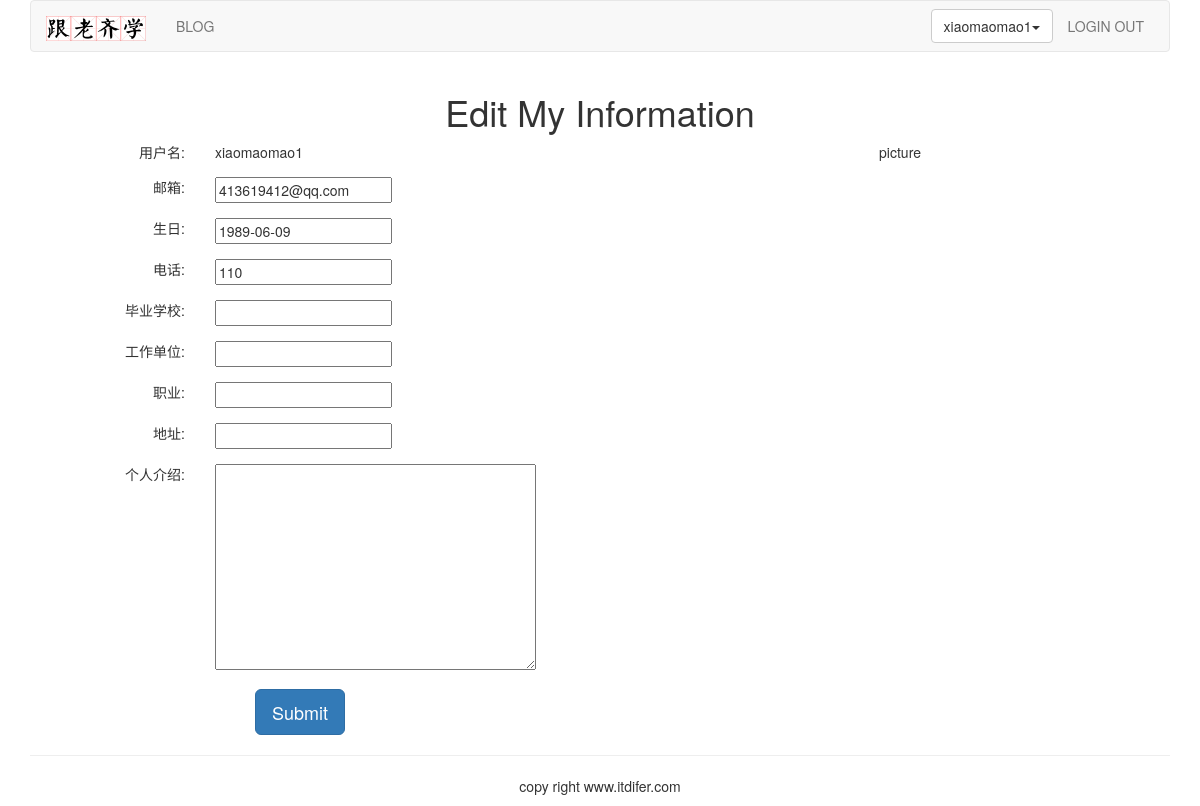
Page /account/edit-my-information/ (signed in) on the earlier database version.
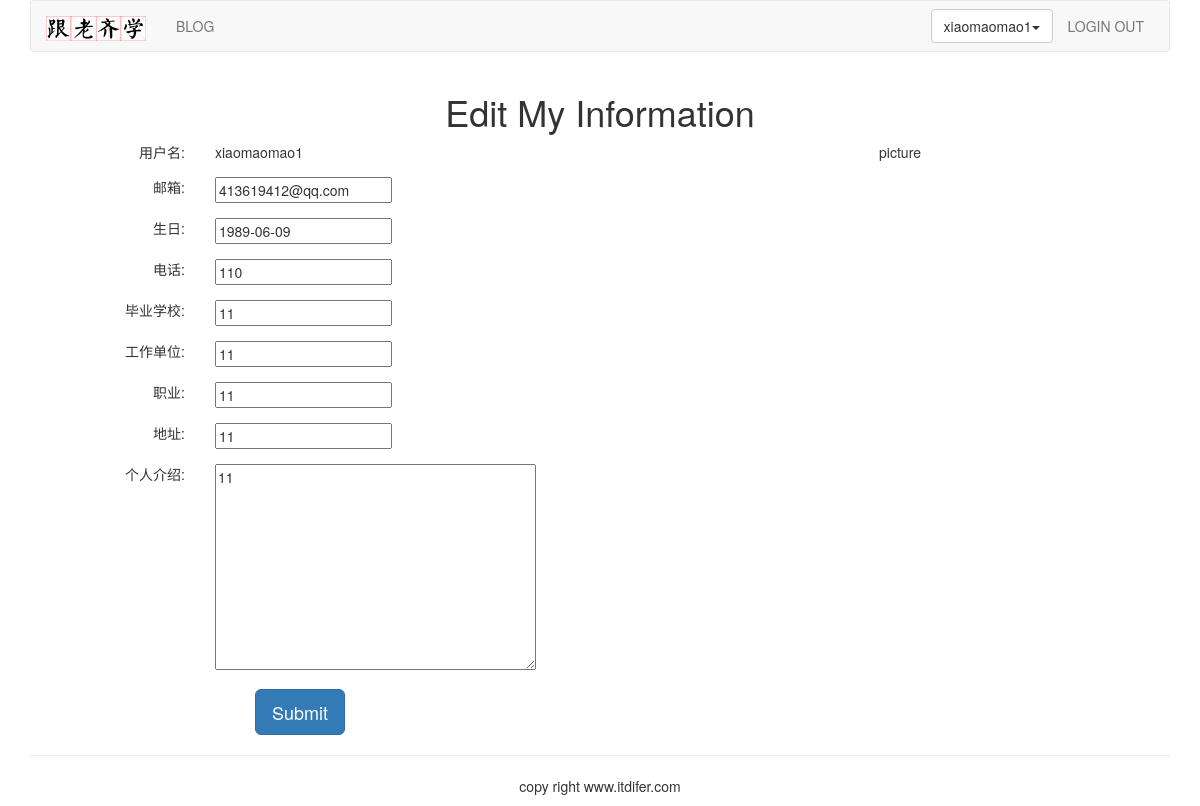
Same page on the later database version.
### account/models.py (models this page shows, shortened)
class UserProfile(models.Model):
    user=models.OneToOneField(User, unique=True,on_delete=models.CASCADE) #django2.0以后要加on_delete=models.CASCADE
    birth=models.DateField(blank=True,null=True)
    phone=models.CharField(max_length=20,null=True)

class UserInfo(models.Model):
    user=models.OneToOneField(User, unique=True,on_delete=models.CASCADE)
    school=models.CharField(max_length=100,blank=True)
    company=models.CharField(max_length=100,blank=True)
    profession=models.CharField(max_length=100,blank=True)
    address=models.CharField(max_length=100,blank=True)
    aboutme=models.TextField(blank=True)
    photo=models.ImageField(blank=True)

### account/views.py (the view)
# urls.py: path('edit-my-information/',views.myself_edit,name="edit_my_information"),
@login_required(login_url='/account/login/')
def myself_edit(request):
    user=User.objects.get(username=request.user.username)
    userprofile = UserProfile.objects.get(user=request.user) if hasattr(request.user, 'userprofile') else UserProfile.objects.create(user=request.user)
    userinfo = UserInfo.objects.get(user=request.user) if hasattr(request.user, 'userinfo') else UserInfo.objects.create(user=request.user)
    if request.method == "POST":
        user_form = UserForm(request.POST)
        userprofile_form = UserProfileForm(request.POST)
        userinfo_form = UserInfoForm(request.POST)
        if user_form.is_valid() and userprofile_form.is_valid() and userinfo_form.is_valid():
            user_cd = user_form.cleaned_data
            userprofile_cd = userprofile_form.cleaned_data
            userinfo_cd = userinfo_form.cleaned_data
            user.email = user_cd['email']
            userprofile.birth = userprofile_cd['birth']
            userprofile.phone = userprofile_cd['phone']
            userinfo.school = userinfo_cd['school']
            userinfo.company = userinfo_cd['company']
            userinfo.profession = userinfo_cd['profession']
            userinfo.address = userinfo_cd['address']
            userinfo.aboutme = userinfo_cd['aboutme']
            user.save()
            userprofile.save()
            userinfo.save()
        return HttpResponseRedirect('/account/my-information/')
    else:
        user_form = UserForm(instance=request.user)
        userprofile_form = UserProfileForm(initial={"birth":userprofile.birth, "phone":userprofile.phone})
        userinfo_form = UserInfoForm(initial={"school":userinfo.school, "company":userinfo.company, "profession":userinfo.profession, "address":userinfo.address, "aboutme":userinfo.aboutme})
        return render(request, "account/myself_edit.html", {"user_form":user_form, "userprofile_form":userprofile_form, "userinfo_form":userinfo_form})

### account/forms.py
class UserForm(forms.ModelForm):
    class Meta:
        model=User
        fields=("email",)

class UserProfileForm(forms.ModelForm):
    class Meta:
        model=UserProfile
        fields=("birth","phone")

### templates/account/myself_edit.html (shortened to what this page needs)
{% extends "base.html" %}
{% block content %}
<div class="row text-center vertical-middle-sm">
    <h1>Edit My Information</h1>
    <div class="row">
        <div class="col-md-6" >
            <form class="form-horizontal" action="." method="post">{% csrf_token %}
                <div class="form-group">
                    <div class="col-md-4 text-right"><span>用户名:</span></div>
                    <div class="col-md-8 text-left">{{user.username}}</div>
                </div>
                <div class="form-group">
                    <div class="col-md-4 text-right"><span>邮箱:</span></div>
                    <div class="col-md-8 text-left">{{user_form.email}}</div>
                </div>
                <div class="form-group">
                    <div class="col-md-4 text-right"><span>生日:</span></div>
                    <div class="col-md-8 text-left">{{userprofile_form.birth}}</div>
                </div>
                <div class="form-group">
                    <div class="col-md-4 text-right"><span>电话:</span></div>
                    <div class="col-md-8 text-left">{{userprofile_form.phone}}</div>
                </div>
                <div class="form-group">
                    <div class="col-md-4 text-right"><span>毕业学校:</span></div>
                    <div class="col-md-8 text-left">{{userinfo_form.school}}</div>
                </div>
                <div class="form-group">
                    <div class="col-md-4 text-right"><span>工作单位:</span></div>
                    <div class="col-md-8 text-left">{{userinfo_form.company}}</div>
                </div>
                <div class="form-group">
                    <div class="col-md-4 text-right"><span>职业:</span></div>
                    <div class="col-md-8 text-left">{{userinfo_form.profession}}</div>
                </div>
                <div class="form-group">
                    <div class="col-md-4 text-right"><span>地址:</span></div>
                    <div class="col-md-8 text-left">{{userinfo_form.address}}</div>
                </div>
                <div class="form-group">
                    <div class="col-md-4 text-right"><span>个人介绍:</span></div>
                    <div class="col-md-8 text-left">{{userinfo_form.aboutme}}</div>
                </div>
                <div class="row">
                    <input type="submit" class="btn btn-primary btn-lg" value="Submit">
                </div>
            </form>
        </div>
        <div class="col-md-6">
            <p>picture</p>
        </div>
    </div>
</div>
{% endblock %}

### templates/base.html (shortened to what this page needs)
{% load staticfiles %}
<!DOCTYPE html>
<html lang="zh-cn">
<head>
    <link rel="stylesheet" href="{% static 'css/bootstrap.css'%}">
</head>
<body>
    {% include "header.html" %}
    <div class="container">
        {% block content %}
        {% endblock %}
    </div>
    {% include "footer.html" %}
</body>
</html>

### templates/header.html (shortened to what this page needs)
{% load staticfiles %}
<div class="container">
    <nav class="navbar navbar-default" role="navigation">
        <div class="navbar-header">
            <a class="navbar-brand" href="http://www.itdiffer.com">
                <img src="{% static '/images/logo.png' %}" width="100px">
            </a>
        </div>
        <div>
            <ul class="nav navbar-nav" role="navgation">
                <li><a href="{% url 'blog:blog_title'%}">BLOG</a></li>
            </ul>
            <ul class="nav navbar-nav navbar-right" style="margin-right:10px">
            {% if user.is_authenticated %}
                <li>
                    <div class="dropdown" style="margin-top:8px">
                        <button class="btn btn-default dropdown-toggle" type="button" id="dropdownMenu" data-toggle="dropdown">
                        {{ user.username }}<span class="caret"></span></button>
                    </div>
                </li>
                <li><a href="{% url 'account:user_loginout' %}">LOGIN OUT</a></li>
            {% else %}
                <li><a href="{% url 'account:user_login' %}">LOGIN</a></li>
            {% endif %}
            </ul>
        </div>
    </nav>
</div>

### templates/footer.html (shortened to what this page needs)
<div class="container">
    <hr>
    <p class="text-center">copy right www.itdifer.com</p>

Differences in the rows shown:
now on this page (row edited): UserInfo: school "11", company "11", profession "11", address "11", aboutme "11"
